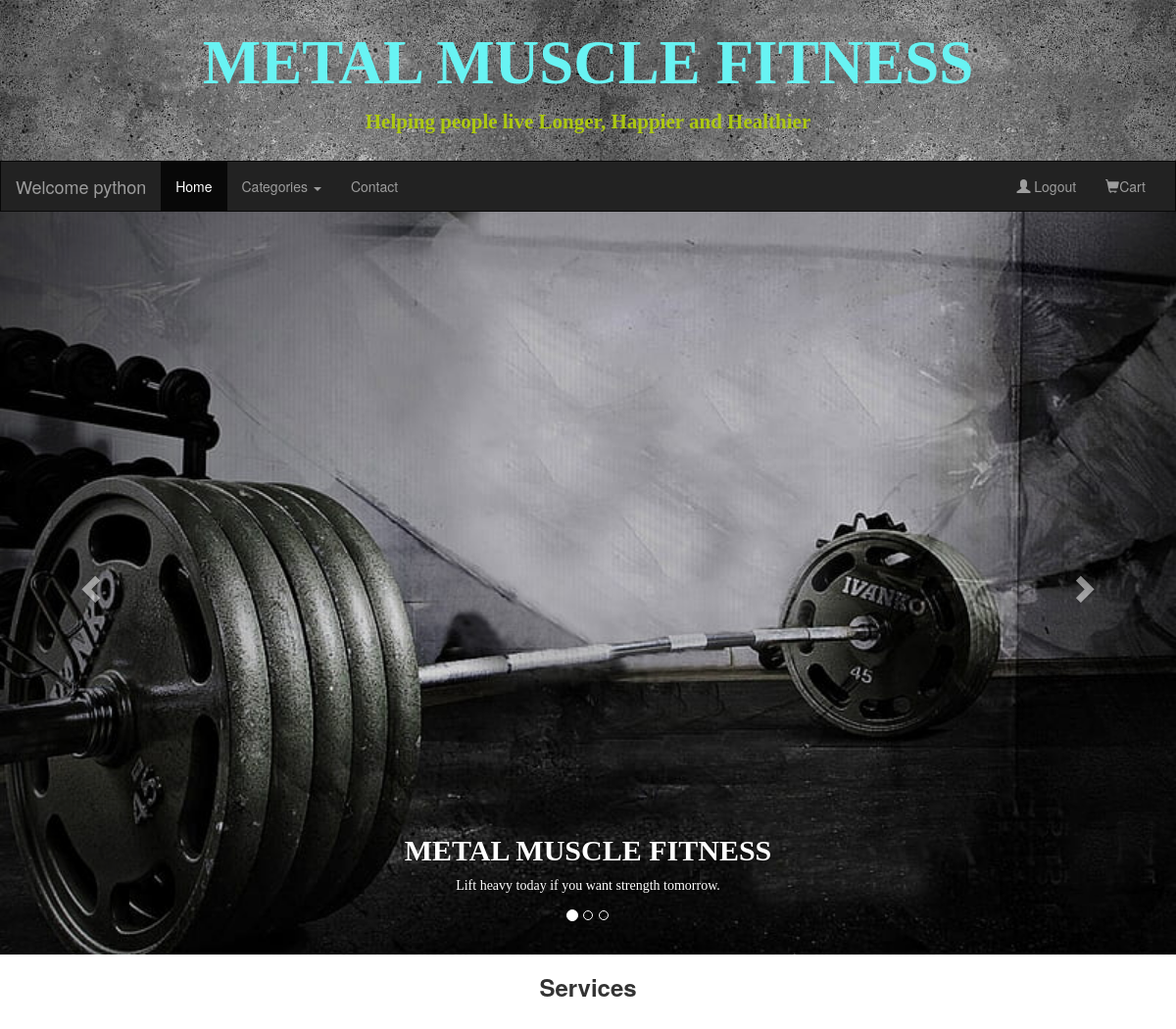
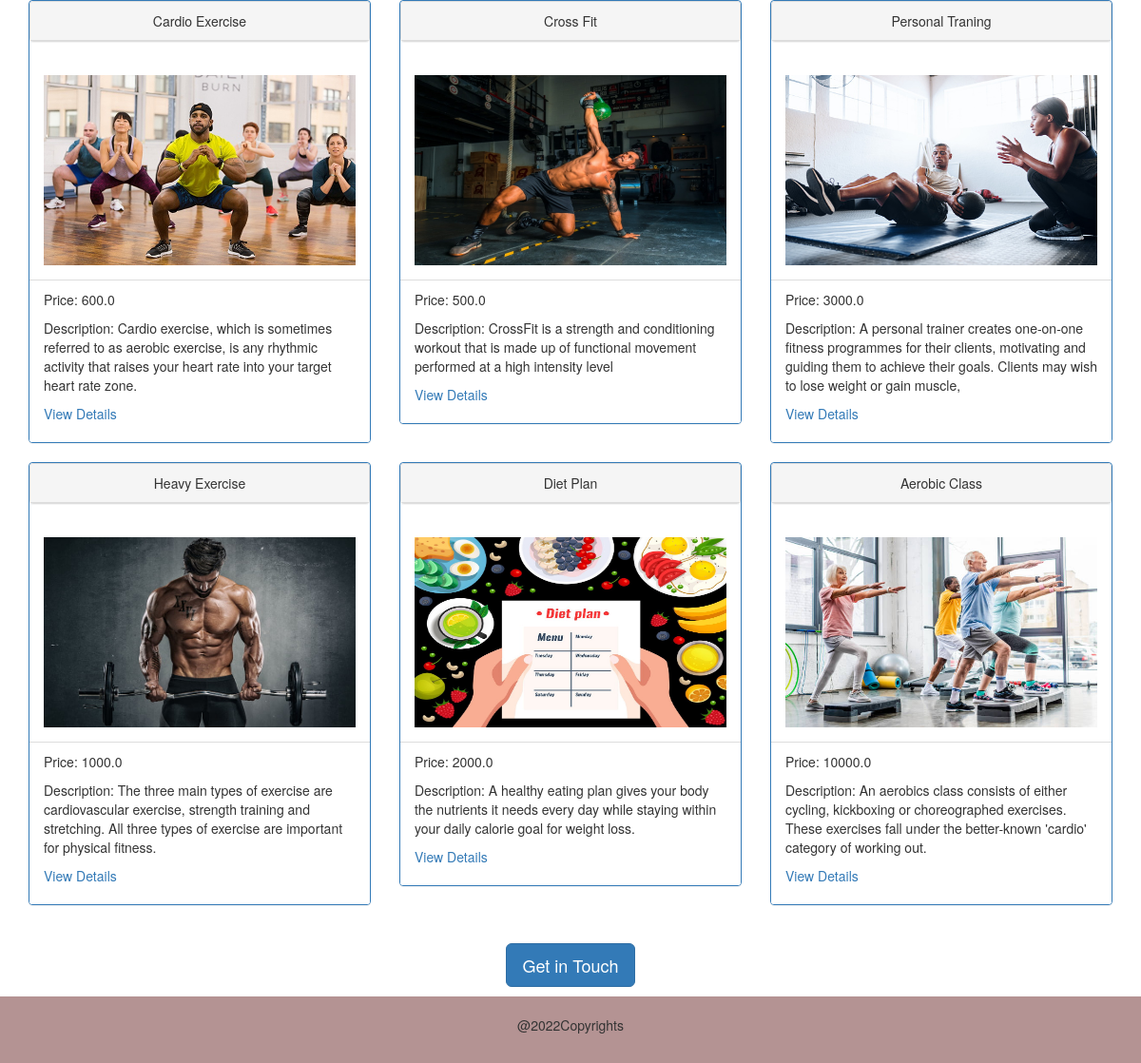
The app's page / (signed in) with its own data (2 pictures, top to bottom).
### AdminApp/models.py (models this page shows, shortened)
class Gym(models.Model):
    service_name = models.CharField(max_length=100)
    price = models.FloatField(default=300)
    description = models.CharField(max_length=1000)
    imageurl = models.ImageField(upload_to = "Images",default='abc.jpg')
    category = models.ForeignKey(Category,on_delete = models.CASCADE)
    class Meta:
        db_table = "Gym"

### UserApp/views.py (the view)
# urls.py: path('',views.homepage),
def homepage(request):
    cats=Category.objects.all()
    gyms = Gym.objects.all()
    return render(request,"master.html",{"cats":cats,"gyms":gyms})

### UserApp/templates/master.html (shortened to what this page needs)
{%load static%}
<!DOCTYPE html>
<html lang="en">
<head>
  <link rel="stylesheet" href="https://maxcdn.bootstrapcdn.com/bootstrap/3.4.1/css/bootstrap.min.css">
</head>
<body>
  <div class="jumbotron">
  <div style="color:hsl(180, 85%, 68%)" class="container text-center" >
    <h1 ><b><strong>METAL MUSCLE FITNESS</strong></b></h1>
    <p style="color:#adc910"><b>Helping people live Longer, Happier and Healthier</b></p>
  </div>
  </div>
<nav class="navbar navbar-inverse">
  <div class="container-fluid">
    <div class="navbar-header">
      {%if "uname" in request.session %}
      <a class="navbar-brand" href="#">Welcome {{request.session.uname}}</a>
      {%else%}
      <a class="navbar-brand" href="#">METAL MUCLE FITNESS </a>
      {%endif%}
    </div>
    <div class="collapse navbar-collapse" id="myNavbar">
      <ul class="nav navbar-nav">
        <li class="active"><a href="/">Home</a></li>
        <li class="dropdown">
          <a class="dropdown-toggle" data-toggle="dropdown" href="#">Categories
          <span class="caret"></span></a>
        </li>
        <li><a href="/ContactUs">Contact</a></li>
      </ul>
      <ul class="nav navbar-nav navbar-right">
        {%if "uname" in request.session%}
        <li><a href="/Logout"><span class="glyphicon glyphicon-user"></span> Logout </a></li>
        <li><a href="/ShowAllCartItems"><span class="glyphicon glyphicon-shopping-cart"></span>Cart</a></li>
        {%else%}
        <li><a href="/Login"><span class="glyphicon glyphicon-user"></span> Login </a></li>
        <li><a href="/SignUp"><span class="glyphicon glyphicon-user"></span> Sign Up </a></li>
        {%endif%}
      </ul>
    </div>
  </div>
</nav>
<div id="myCarousel" class="carousel slide" data-ride="carousel">
    <ol class="carousel-indicators">
      <li data-target="#myCarousel" data-slide-to="0" class="active"></li>
      <li data-target="#myCarousel" data-slide-to="1"></li>
      <li data-target="#myCarousel" data-slide-to="2"></li>
    </ol>
    <div class="carousel-inner" role="listbox" style="font-family:serif">
      <div class="item active">
        <img src="{% static 'images/Lift.jpg' %}" alt="" width="2000" height="100">
        <div class="carousel-caption">
          <h2><b>METAL MUSCLE FITNESS</b></h2>
          <p>Lift heavy today if you want strength tomorrow.</p>
        </div>
      </div>
    </div>
    <a class="left carousel-control" href="#myCarousel" role="button" data-slide="prev">
      <span class="glyphicon glyphicon-chevron-left" aria-hidden="true"></span>
    </a>
    <a class="right carousel-control" href="#myCarousel" role="button" data-slide="next">
      <span class="glyphicon glyphicon-chevron-right" aria-hidden="true"></span>
    </a>
</div>
{%block content%}
  <h3><center><b>Services</b></center></h3><br>
  <div class="container">
    <div class="row">
      {% for gym in gyms%}
      <div class="col-sm-4">
        <div class="panel panel-primary">
          <div class="panel panel-default text-center">
          <div class="panel-heading">{{gym.service_name}}</div></div>
          <div class="panel-body"><img src="{{gym.imageurl.url}}" class="img-responsive" style="width:400px;height:200px" alt="Image"></div>
          <div class="panel-footer">
            <P>Price: {{gym.price}} </P>
            <P>Description: {{gym.description}}</P>
            <P><a href='/ViewDetails/{{gym.id}}'>View Details</a></P>
          </div>
        </div>
      </div>
      {%endfor%}
    </div>
  </div>
{%endblock%}
<center>
  <a href="/ContactUs"> <p><br><button class="btn btn-primary btn-lg">Get in Touch</button></p></a>
</center>
<footer class="container-fluid text-center">
 <p>@2022Copyrights</p>
</footer>
</body>
</html>

### records on screen
Gym: service_name "Cardio Exercise", imageurl (picture), price "600.0", description "Cardio exercise, which is sometimes referred to as aerobic exercise, is any rhythmic activity that raises your heart rate into your target heart rate zone."
Gym: service_name "Cross Fit", imageurl (picture), price "500.0", description "CrossFit is a strength and conditioning workout that is made up of functional movement performed at a high intensity level"
Gym: service_name "Personal Traning", imageurl (picture), price "3000.0", description "A personal trainer creates one-on-one fitness programmes for their clients, motivating and guiding them to achieve their goals. Clients may wish to lose weight or gain muscle,"
Gym: service_name "Heavy Exercise", imageurl (picture), price "1000.0", description "The three main types of exercise are cardiovascular exercise, strength training and stretching. All three types of exercise are important for physical fitness."
Gym: service_name "Diet Plan", imageurl (picture), price "2000.0", description "A healthy eating plan gives your body the nutrients it needs every day while staying within your daily calorie goal for weight loss."
Gym: service_name "Aerobic Class", imageurl (picture), price "10000.0", description "An aerobics class consists of either cycling, kickboxing or choreographed exercises. These exercises fall under the better-known 'cardio' category of working out."

### other values on screen
{{ request.session.uname }} "python"
